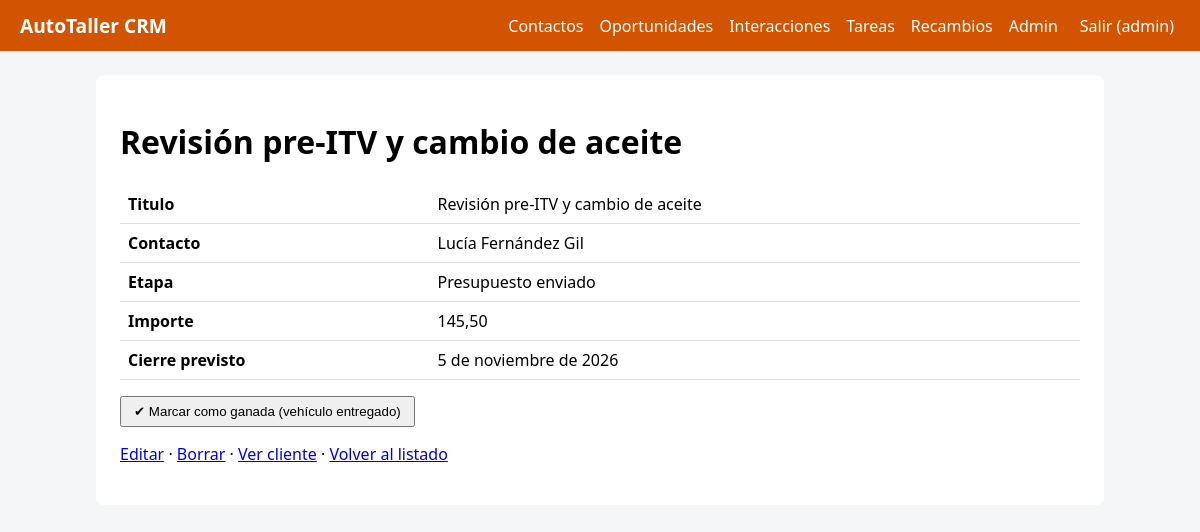
The app's page /oportunidades/2/ (signed in) with its own data.
### oportunidades/models.py (models this page shows)
class Oportunidad(models.Model):
    ETAPA_GANADA = 'entregado'              # Trabajo terminado, entregado y cobrado = oportunidad GANADA
    ETAPA_EN_REPARACION = 'en_reparacion'   # Coche dentro del taller (la usa la métrica del panel)
    ETAPAS = [
        ('presupuesto', 'Presupuesto enviado'),
        ('aprobado', 'Presupuesto aprobado'),
        (ETAPA_EN_REPARACION, 'En reparación'),
        (ETAPA_GANADA, 'Entregado (ganado)'),
        ('rechazado', 'Rechazado'),
    ]
    titulo = models.CharField(max_length=150)
    contacto = models.ForeignKey(
        'contactos.Contacto',
        on_delete=models.CASCADE,
        related_name='oportunidades'
    )
    etapa = models.CharField(max_length=20, choices=ETAPAS, default='presupuesto')
    importe = models.DecimalField(
        max_digits=10,
        decimal_places=2,
        default=0
    )
    cierre_previsto = models.DateField(null=True, blank=True)
    class Meta:
        ordering = ['-id']
        verbose_name_plural = 'oportunidades'
    def __str__(self):
        return self.titulo

### contactos/models.py (models this page shows, shortened)
class Contacto(models.Model):
    TIPOS = [
        ('particular', 'Cliente particular'),
        ('empresa', 'Empresa / flota'),
        ('proveedor', 'Proveedor de recambios'),   # OJO: el módulo recambios filtra por este valor
        ('aseguradora', 'Aseguradora'),
        ('otro', 'Otro'),
    ]
    nombre = models.CharField(max_length=120)                        # Texto corto. max_length es OBLIGATORIO
    tipo = models.CharField(max_length=20, choices=TIPOS, default='particular')  # choices -> desplegable en formularios
    email = models.EmailField(blank=True)                            # blank=True -> se puede dejar vacío
    telefono = models.CharField(max_length=30, blank=True)           # Teléfono como texto (admite +34, espacios)
    notas = models.TextField(blank=True)                             # Texto largo
    creado = models.DateTimeField(auto_now_add=True)                 # auto_now_add -> fecha de creación automática
    matricula = models.CharField(max_length=15, blank=True, help_text='Ej: 1234 BCD')
    vehiculo = models.CharField('vehículo', max_length=80, blank=True, help_text='Marca y modelo')
    class Meta:
        ordering = ['nombre']              # Orden por defecto. '-campo' = descendente
    def __str__(self):
        return self.nombre                 # Cómo se muestra el objeto en admin, desplegables, títulos

### oportunidades/views.py (the view)
# urls.py: path('<int:pk>/', views.detalle, name='detalle'),             # /contactos/3/   (<int:pk> = número entero)
@login_required
def detalle(request, pk):
    objeto = get_object_or_404(Oportunidad, pk=pk)
    return render(
        request,
        'oportunidades/detalle.html',
        {
            'objeto': objeto,
            'campos': campos_de(objeto),
            'ya_ganada': objeto.etapa == Oportunidad.ETAPA_GANADA
        }
    )

### core/context_processors.py (called while the page is built)
def crm(request):
    return {
        'NOMBRE_CRM': settings.NOMBRE_CRM,
        'COLOR': settings.COLOR_PRINCIPAL,
        'modulos': [{'nombre': m.capitalize(), 'url': f'{m}:index'} for m in settings.MODULOS_CRM],
    }

### core/utils.py (called while the page is built)
def campos_de(obj):
    resultado = []
    for f in obj._meta.fields:                 # _meta.fields = todas las columnas del modelo
        if f.name == 'id':                     # Ocultamos el id
            continue
        if f.choices:                          # Si el campo tiene choices, mostramos el texto visible
            valor = getattr(obj, f'get_{f.name}_display')()
        else:
            valor = getattr(obj, f.name)
        if isinstance(valor, bool):            # True/False -> Sí/No
            valor = 'Sí' if valor else 'No'
        elif valor in (None, ''):
            valor = '—'
        resultado.append((str(f.verbose_name).capitalize(), valor))
    return resultado

### oportunidades/templates/oportunidades/detalle.html (shortened to what this page needs)
{% extends 'core/base.html' %}
{% block content %}
<h1>{{ objeto }}</h1>
<table>{% for etiqueta, valor in campos %}<tr><th>{{ etiqueta }}</th><td>{{ valor }}</td></tr>{% endfor %}</table>
{% if not ya_ganada %}
<form method="post" action="{% url 'oportunidades:ganar' objeto.pk %}" style="margin:16px 0">
 <button type="submit">✔ Marcar como ganada (vehículo entregado)</button>
</form>
{% else %}
<p class="aviso" style="border-left-color:#27ae60">✔ Trabajo ganado: vehículo entregado.</p>
{% endif %}
<p>
 <a href="{% url 'oportunidades:editar' objeto.pk %}">Editar</a> ·
 <a href="{% url 'oportunidades:borrar' objeto.pk %}">Borrar</a> ·
 <a href="{% url 'contactos:detalle' objeto.contacto.pk %}">Ver cliente</a> ·
 <a href="{% url 'oportunidades:index' %}">Volver al listado</a>
</p>
{% endblock %}

### core/templates/core/base.html (shortened to what this page needs)
<!doctype html>
<html lang="es"><head><meta charset="utf-8">
</head>
<body>
<nav>
 <a class="marca" href="{% url 'inicio' %}">{{ NOMBRE_CRM }}</a>
 {% for m in modulos %}<a href="{% url m.url %}">{{ m.nombre }}</a>{% endfor %}
 {% if user.is_staff %}<a href="/admin/">Admin</a>{% endif %}
 {% if user.is_authenticated %}
  <form method="post" action="{% url 'logout' %}" style="margin:0">{% csrf_token %}<button>Salir ({{ user.username }})</button></form>
 {% endif %}
</nav>
<main>
 {% block content %}{% endblock %}
</main>
</body></html>

### records on screen
Oportunidad: titulo "Revisión pre-ITV y cambio de aceite", campos "Revisión pre-ITV y cambio de aceite" "145,50" "5 de noviembre de 2026"
Contacto: etiqueta "Contacto", nombre "Lucía Fernández Gil"

### other values on screen
{{ NOMBRE_CRM }} "AutoTaller CRM"
{{ m.nombre }} "Contactos" "Oportunidades" "Interacciones" "Tareas" "Recambios"
{{ user.username }} "admin"
{{ etiqueta }} "Titulo" "Etapa" "Importe" "Cierre previsto"
{{ valor }} "Presupuesto enviado"
